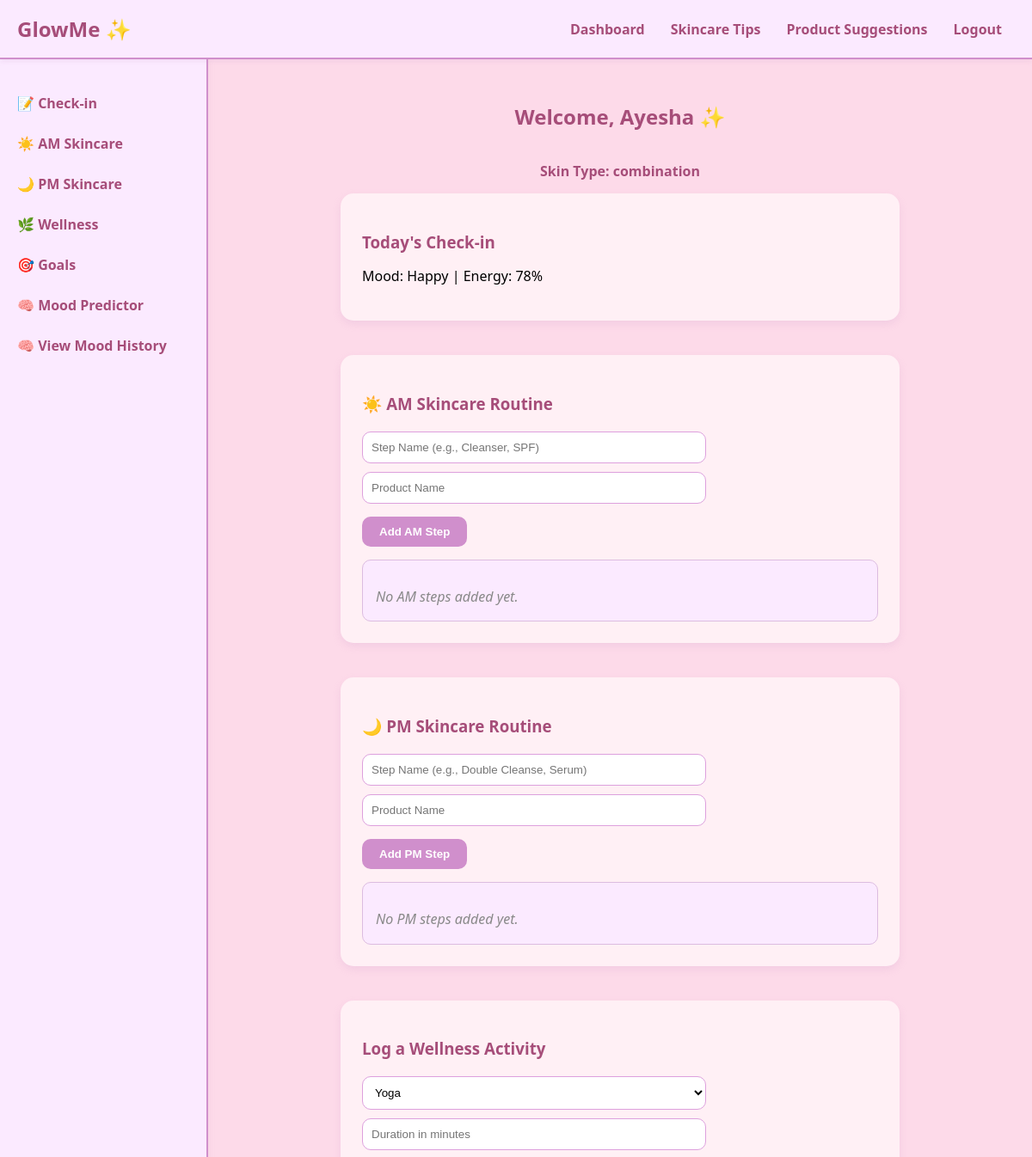
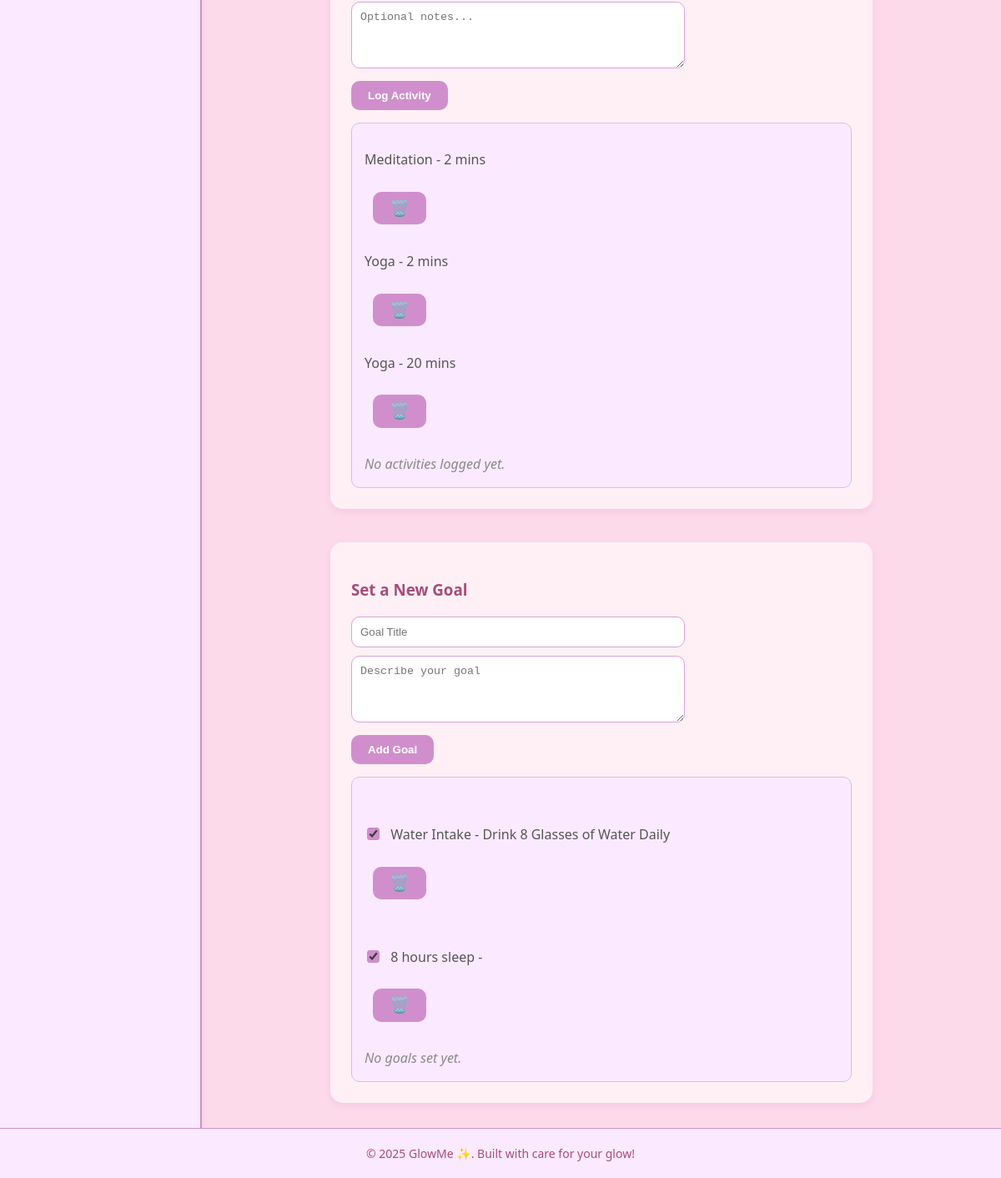
The app's page /dashboard (signed in) with its own data (2 pictures, top to bottom).
### models.py (models this page shows)
class User(db.Model):
    id = db.Column(db.Integer, primary_key=True)
    name = db.Column(db.String(100))
    email = db.Column(db.String(100), unique=True)
    password = db.Column(db.String(200))
    skin_type = db.Column(db.String(50))

class DailyCheckin(db.Model):
    id = db.Column(db.Integer, primary_key=True)
    user_id = db.Column(db.Integer, db.ForeignKey('user.id'))
    mood = db.Column(db.String(100))
    energy = db.Column(db.String(100))
    date = db.Column(db.Date)

class WellnessActivity(db.Model):
    id = db.Column(db.Integer, primary_key=True)
    user_id = db.Column(db.Integer, db.ForeignKey('user.id'))
    activity_type = db.Column(db.String(100))
    duration = db.Column(db.Integer)
    notes = db.Column(db.Text)

class Goal(db.Model):
    id = db.Column(db.Integer, primary_key=True)
    user_id = db.Column(db.Integer, db.ForeignKey('user.id'))
    title = db.Column(db.String(100))
    description = db.Column(db.Text)
    completed = db.Column(db.Boolean, default=False)

### routes.py (the view)
@app.route('/dashboard')
def dashboard():
    if 'user_id' not in session:
        flash("Please log in to view your dashboard.", 'error') # Added flash message for unauthorized access
        return redirect(url_for('login'))
    user = User.query.get(session['user_id'])
    if not user: # Handle case where user_id in session doesn't exist in DB (e.g., deleted user)
        session.clear()
        flash("Your session is invalid. Please log in again.", 'error')
        return redirect(url_for('login'))
    checkin = DailyCheckin.query.filter_by(user_id=user.id, date=date.today()).first()
    steps = SkincareStep.query.filter_by(user_id=user.id).order_by(SkincareStep.id.desc()).all()
    activities = WellnessActivity.query.filter_by(user_id=user.id).order_by(WellnessActivity.id.desc()).all()
    goals = Goal.query.filter_by(user_id=user.id).order_by(Goal.id.desc()).all()
    return render_template('dashboard.html', user=user, checkin=checkin, steps=steps, activities=activities, goals=goals)

### templates/dashboard.html (shortened to what this page needs)
{% extends 'base.html' %}
{% block content %}
<div class="dashboard-container">
    <aside class="sidebar">
        <ul>
            <li><a href="#checkin">📝 Check-in</a></li>
            <li><a href="#skincare-am">☀️ AM Skincare</a></li>
            <li><a href="#skincare-pm">🌙 PM Skincare</a></li>
            <li><a href="#activity">🌿 Wellness</a></li>
            <li><a href="#goal">🎯 Goals</a></li>
            <li> <a href="/predict_mood">🧠 Mood Predictor</a></li>
            <li> <a href="/mood_history" class="button">🧠 View Mood History</a></li>
        </ul>
    </aside>
    <main class="main-content">
        <h2>Welcome, {{ user.name }} ✨</h2>
        <h4>Skin Type: {{ user.skin_type }}</h4>
        <section id="checkin">
            <h3>Today's Check-in</h3>
            {% if checkin %}
                <p>Mood: {{ checkin.mood }} | Energy: {{ checkin.energy }}</p>
            {% else %}
                <form method="POST" action="{{ url_for('daily_checkin') }}">
                    <input type="text" name="mood" placeholder="Mood" required>
                    <input type="text" name="energy" placeholder="Energy Level" required>
                    <button type="submit">Check In</button>
                </form>
            {% endif %}
        </section>
        <section id="skincare-am">
            <h3>☀️ AM Skincare Routine</h3>
            <form method="POST" action="{{ url_for('add_skincare_step') }}">
                <input type="text" name="step_name" placeholder="Step Name (e.g., Cleanser, SPF)" required>
                <input type="text" name="product_name" placeholder="Product Name" required>
                <button type="submit">Add AM Step</button>
            </form>
            <div class="entries-list">
                {% set am_steps_found = false %}
                {% if not am_steps_found %}
                    <p class="no-entries">No AM steps added yet.</p>
                {% endif %}
            </div>
        </section>
        <section id="skincare-pm">
            <h3>🌙 PM Skincare Routine</h3>
            <form method="POST" action="{{ url_for('add_skincare_step') }}">
                <input type="text" name="step_name" placeholder="Step Name (e.g., Double Cleanse, Serum)" required>
                <input type="text" name="product_name" placeholder="Product Name" required>
                <button type="submit">Add PM Step</button>
            </form>
            <div class="entries-list">
                {% set pm_steps_found = false %}
                {% if not pm_steps_found %}
                    <p class="no-entries">No PM steps added yet.</p>
                {% endif %}
            </div>
        </section>
        <section id="activity">
            <h3>Log a Wellness Activity</h3>
            <form method="POST" action="{{ url_for('add_activity') }}">
                <select name="activity_type">
                    <option>Yoga</option>
                </select>
                <input type="number" name="duration" placeholder="Duration in minutes">
                <textarea name="notes" placeholder="Optional notes..."></textarea>
                <button type="submit">Log Activity</button>
            </form>
            <div class="entries-list">
                {% set activities_found = false %}
                {% for activity in activities %}
                    <p>
                        {{ activity.activity_type }} - {{ activity.duration }} mins
                        <form action="{{ url_for('delete_activity', activity_id=activity.id) }}" method="POST" class="inline-delete-form">
                            <button type="submit" class="delete-btn-icon" title="Delete Activity">🗑️</button>
                        </form>
                    </p>
                    {% set activities_found = true %}
                {% endfor %}
                {% if not activities_found %}
                    <p class="no-entries">No activities logged yet.</p>
                {% endif %}
            </div>
        </section>
        <section id="goal">
            <h3>Set a New Goal</h3>
            <form method="POST" action="{{ url_for('add_goal') }}">
                <input type="text" name="title" placeholder="Goal Title" required>
                <textarea name="description" placeholder="Describe your goal"></textarea>
                <button type="submit">Add Goal</button>
            </form>
            <div class="entries-list">
                {% set goals_found = false %}
                {% for goal in goals %}
                    <p class="{% if goal.completed %}completed-goal{% endif %}">
                        <form action="{{ url_for('toggle_goal_completion', goal_id=goal.id) }}" method="POST" style="display:inline-block; margin-right: 5px;">
                            <input type="checkbox" onchange="this.form.submit()" {% if goal.completed %}checked{% endif %}>
                        </form>
                        {{ goal.title }} - {{ goal.description }}
                        <form action="{{ url_for('delete_goal', goal_id=goal.id) }}" method="POST" class="inline-delete-form">
                            <button type="submit" class="delete-btn-icon" title="Delete Goal">🗑️</button>
                        </form>
                    </p>
                    {% set goals_found = true %}
                {% endfor %}
                {% if not goals_found %}
                    <p class="no-entries">No goals set yet.</p>
                {% endif %}
            </div>
        </section>
    </main>
</div>
{% endblock %}

### templates/base.html (shortened to what this page needs)
<!DOCTYPE html>
<html lang="en">
<head>
    <link rel="stylesheet" href="{{ url_for('static', filename='styles.css') }}">
    </head>
<body class="{{ body_class if body_class else '' }}">
    <nav>
        <a href="{{ url_for('dashboard') }}" class="logo">GlowMe ✨</a>
        <div class="links">
            {% if 'user_id' in session %}
            <a href="{{ url_for('dashboard') }}">Dashboard</a>
            <a href="{{ url_for('skincare_page') }}">Skincare Tips</a>
            <a href="{{ url_for('product_suggestions') }}">Product Suggestions</a>
            <a href="{{ url_for('logout') }}">Logout</a>
            {% else %}
            <a href="{{ url_for('login') }}">Login</a>
            <a href="{{ url_for('signup') }}">Sign Up</a>
            {% endif %}
        </div>
    </nav>
    {% block content %}{% endblock %}
    <footer>
        &copy; 2025 GlowMe ✨. Built with care for your glow!
    </footer>
</body>
</html>

### static/styles.css (style rules this page uses)
body { background-color: #fddae9 !important; }
body { margin: 0; padding: 0; font-family: 'Segoe UI', sans-serif; min-height: 100vh; display: flex; flex-direction: column; }
nav { background-color: #fbeaff; padding: 12px 20px; box-shadow: 0 2px 6px rgba(200, 150, 200, 0.2); border-bottom: 2px solid #d08fcc; display: flex; justify-content: space-between; align-items: center; flex-wrap: wrap; position: sticky; top: 0; z-index: 100; }
nav .logo { color: #a64d79; font-size: 24px; font-weight: bold; text-decoration: none; padding: 5px 0; }
nav .links { display: flex; flex-wrap: wrap; justify-content: center; }
nav .links a { color: #a64d79; margin: 5px 15px; text-decoration: none; font-weight: bold; font-size: 16px; }
.dashboard-container { display: flex; flex: 1; width: 100%; }
.sidebar { width: 200px; background-color: #fbeaff; padding: 20px; border-right: 2px solid #d08fcc; flex-shrink: 0; box-shadow: 2px 0 6px rgba(200, 150, 200, 0.1); }
.sidebar ul { list-style: none; padding: 0; margin: 0; }
.sidebar li { margin: 15px 0; }
.sidebar a { color: #a64d79; text-decoration: none; font-weight: bold; display: block; padding: 5px 0; transition: color 0.2s ease; }
.main-content { flex-grow: 1; padding: 30px; overflow-y: auto; display: flex; flex-direction: column; align-items: center; text-align: center; }
.main-content h2, .main-content h3, .main-content h4 { color: #a64d79; margin-bottom: 15px; width: 100%; }
.main-content section { margin-top: 40px; width: 100%; max-width: 600px; background-color: #fff0f5; padding: 25px; border-radius: 15px; box-shadow: 0 4px 10px rgba(200, 150, 200, 0.2); text-align: left; }
.main-content section:first-of-type { margin-top: 0; }
.main-content form { margin-top: 20px; display: flex; flex-direction: column; align-items: flex-start; }
.main-content input[type="text"], .main-content input[type="email"], .main-content input[type="password"], .main-content input[type="number"], .main-content select, .main-content textarea { width: calc(100% - 22px); max-width: 400px; margin-bottom: 10px; padding: 10px; border-radius: 10px; border: 1px solid #dda0dd; background-color: #fff; box-sizing: border-box; }
.main-content textarea { min-height: 80px; resize: vertical; }
.main-content button { background-color: #d08fcc; color: white; border: none; padding: 10px 20px; border-radius: 10px; cursor: pointer; font-weight: bold; margin-top: 5px; align-self: flex-start; }
.entries-list { margin-top: 15px; line-height: 1.6; color: #555; background-color: #fbeaff; padding: 15px; border-radius: 10px; border: 1px solid #dcbce0; max-width: 100%; box-sizing: border-box; }
.entries-list p { margin-bottom: 5px; display: flex; justify-content: space-between; align-items: center; flex-wrap: wrap; }
.entries-list p:last-child { margin-bottom: 0; }
.no-entries { font-style: italic; color: #888; text-align: center; margin-top: 15px; }
.inline-delete-form { display: inline-flex; align-items: center; margin-left: 10px; flex-shrink: 0; }
.delete-btn-icon { background: none; border: none; color: #ff6b6b; cursor: pointer; font-size: 1.2em; padding: 0; margin: 0; line-height: 1; transition: color 0.2s ease; }
.completed-goal { text-decoration: line-through; color: #a0a0a0; font-style: italic; }
.entries-list input[type="checkbox"] { margin-right: 5px; transform: scale(1.1); accent-color: #d08fcc; }
footer { text-align: center; padding: 20px; background-color: #fbeaff; color: #a64d79; font-size: 14px; border-top: 1px solid #d08fcc; margin-top: auto; flex-shrink: 0; }

### records on screen
User: name "Ayesha", skin_type "combination"
DailyCheckin: mood "Happy", energy "78%"
WellnessActivity: activity_type "Meditation", duration "2"
WellnessActivity: activity_type "Yoga", duration "2"
WellnessActivity: activity_type "Yoga", duration "20"
Goal: completed "☑", title "Water Intake", description "Drink 8 Glasses of Water Daily"
Goal: completed "☑", title "8 hours sleep"
